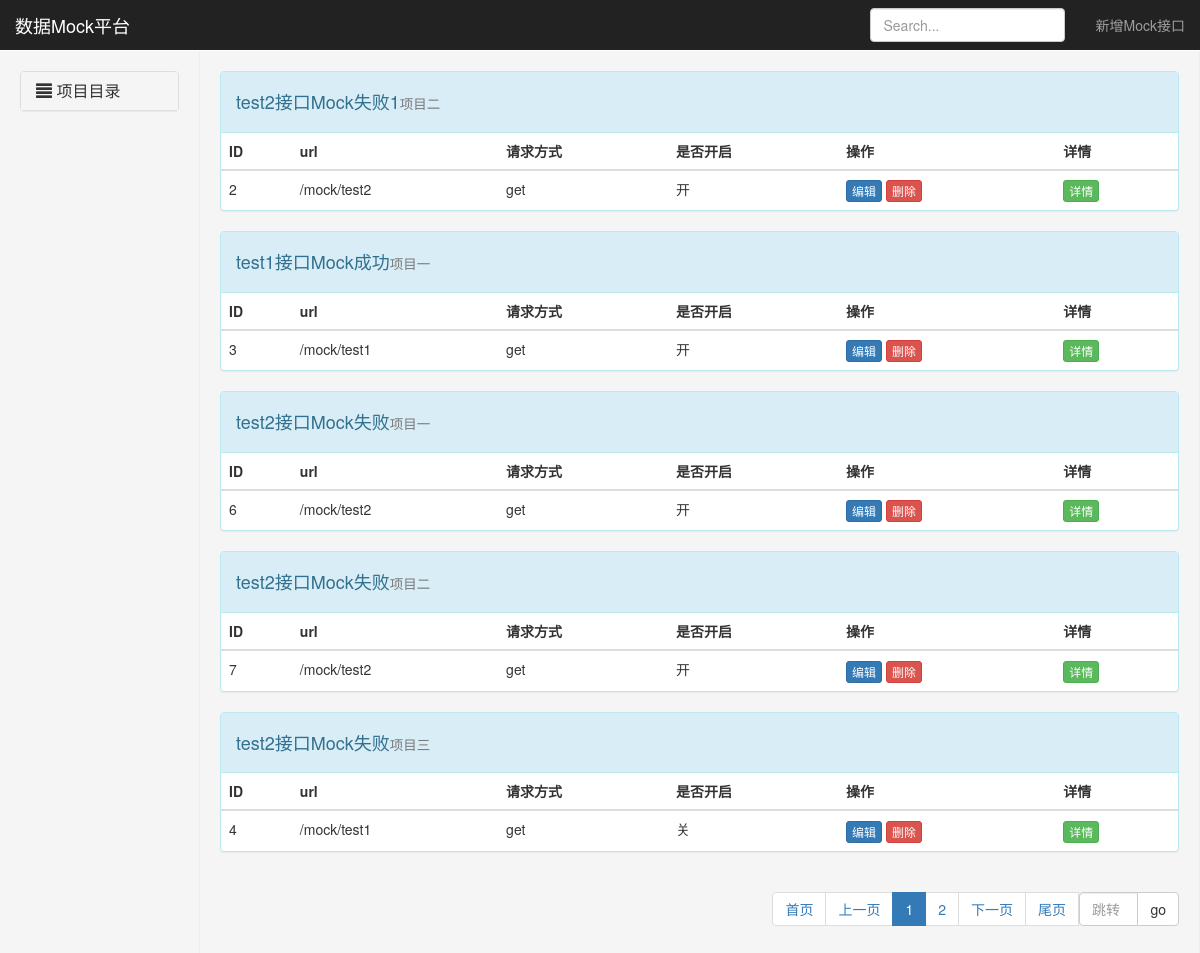
The page /platform/list/ on the database its author committed.
### MockInterPlatform/models.py (models this page shows, shortened)
class MockInterface(models.Model):
    interface_name = models.CharField(verbose_name="接口名称", max_length=50)
    interface_url = models.CharField(verbose_name="接口地址", max_length=64)
    request_parms = models.CharField(verbose_name="请求参数", max_length=200, default="")
    is_open_choices = ((1, "开"), (0, "关"))
    is_open = models.SmallIntegerField(verbose_name="是否打开",
                                       choices=is_open_choices)
    response = models.CharField(verbose_name="返回信息", max_length=500)
    method = models.CharField(verbose_name="请求方式", max_length=10)
    project = models.ForeignKey(verbose_name="项目名称",
                                to='Project',
                                to_field='id',
                                on_delete=models.CASCADE)

class Project(models.Model):
    pro_name = models.CharField(verbose_name='项目名称', max_length=32)
    def __str__(self) -> str:
        return self.pro_name

### MockInterPlatform/views.py (the view)
# urls.py: path('platform/list/', views.mocklist),
def mocklist(request):
    project = Project.objects.all()
    data_dict = {}
    value = request.GET.get('q', "")  # 空字符串意思为，有q的值就拿，没有就是空
    if value:
        data_dict[
            'interface_name__contains'] = value  # 查找条件，包含value的interface_name字段
    queryset = MockInterface.objects.filter(**data_dict).order_by("-is_open")
    pageNationObject = PageNation(request, queryset)
    return render(
        request, 'mock_list.html', {
            "queryset": pageNationObject.page_queryset,
            "value": value,
            "project": project,
            "page_string": pageNationObject.html()
        })

### MockInterPlatform/templates/mock_list.html (shortened to what this page needs)
{% extends 'layout.html' %}
{% block content %}
    {% for obj in queryset %}
        <div class="panel panel-info">
            <div class="panel-heading">
                <h4>
                    {{ obj.interface_name }}<small>{{ obj.project }}</small>
                </h4>
            </div>
            <table class="table">
                <thead>
                    <tr>
                        <th>ID</th>
                        <th>url</th>
                        <th>请求方式</th>
                        <th>是否开启</th>
                        <th>操作</th>
                        <th>详情</th>
                    </tr>
                </thead>
                <tbody>
                    <tr >
                        <td>{{ obj.id }}</td>
                        <td>{{ obj.interface_url }}</td>
                        <td>{{ obj.method }}</td>
                        <td>{{ obj.get_is_open_display }}</td>
                        <td>
                            <a href="/platform/{{ obj.id}}/edit" class="btn btn-primary btn-xs">编辑</a>
                            <a href="/platform/{{ obj.id}}/delete" class="btn btn-danger btn-xs">删除</a>
                        </td>
                        <td role="tab" id="collapseListGroupHeading1">
                            <a class="btn btn-success btn-xs"
                               data-toggle="collapse"
                               href="#collapseinfo{{ obj.id }}"
                               aria-expanded="true"
                               aria-controls="#collapseinfo">详情</a>
                        </td>
                    </tr>
                </tbody>
            </table>
        </div>
    {% endfor %}
    <ul class="pagination" style="float: right;">
        {{ page_string }}
    </ul>
{% endblock %}

### rows shown on the page
MockInterface: interface_name "test2接口Mock失败1", project "项目二", id "2", interface_url "/mock/test2", method "get", is_open "开"
MockInterface: interface_name "test1接口Mock成功", project "项目一", id "3", interface_url "/mock/test1", method "get", is_open "开"
MockInterface: interface_name "test2接口Mock失败", project "项目一", id "6", interface_url "/mock/test2", method "get", is_open "开"
MockInterface: interface_name "test2接口Mock失败", project "项目二", id "7", interface_url "/mock/test2", method "get", is_open "开"
MockInterface: interface_name "test2接口Mock失败", project "项目三", id "4", interface_url "/mock/test1", method "get", is_open "关"
